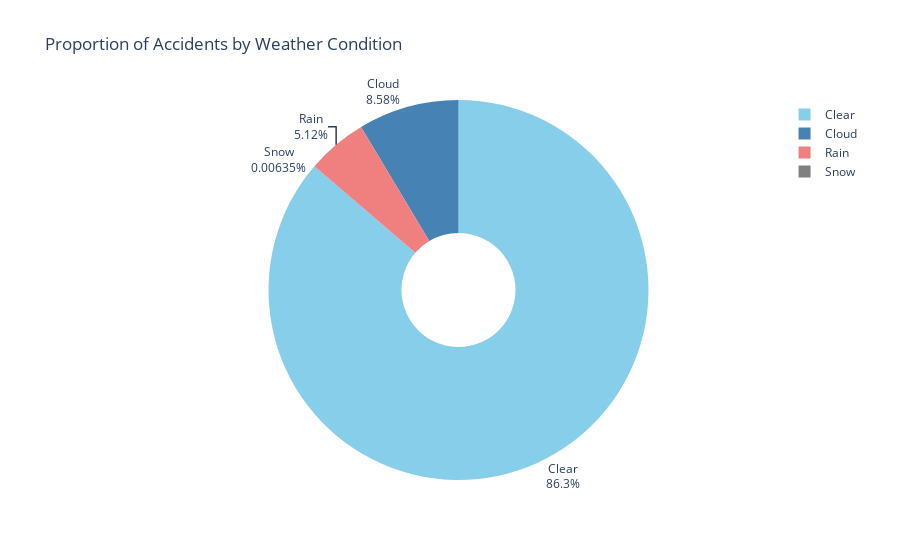

The cell this chart's notebook holds for it:
### Code cell
# 데이터
weather_conditions = ["Clear", "Cloud", "Rain", "Snow"]
manual_acci = [non_cnt0, non_cnt1, non_cnt2, non_cnt3]
colors = ["skyblue", "steelblue", "lightcoral", "gray"]

# 데이터 준비
data = pd.DataFrame({
    'Weather': weather_conditions,
    'Accidents': manual_acci
})

# 원형그래프 생성 (Plotly)
fig = px.pie(data, values='Accidents', names='Weather', title='Proportion of Accidents by Weather Condition',
             color_discrete_sequence=colors, hole=0.3)  # 도넛형으로 설정 가능
fig.update_traces(textposition='outside', textinfo='percent+label')  # 텍스트를 바깥에 표시

# 출력
fig.show()

### Figure 1 — Plotly figure (JSON) as saved in the notebook; plotly's stock layout.template omitted (floating-point values rounded to 4 significant figures)
{"data": [{"domain": {"x": [0, 1], "y": [0, 1]}, "hole": 0.3, "hovertemplate": "Weather=%{label}<br>Accidents=%{value}<extra></extra>", "labels": ["Clear", "Cloud", "Rain", "Snow"], "legendgroup": "", "name": "", "showlegend": true, "textinfo": "percent+label", "textposition": "outside", "type": "pie", "values": [13596, 1351, 807, 1]}], "layout": {"legend": {"tracegroupgap": 0}, "piecolorway": ["skyblue", "steelblue", "lightcoral", "gray"], "title": {"text": "Proportion of Accidents by Weather Condition"}}}
